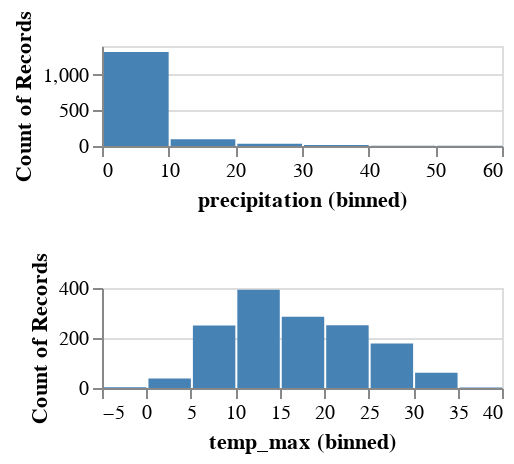

Source (notebook cell):
### Markdown cell above
### Vertical Concatenation
[Vertical Concatenation](https://altair-viz.github.io/user_guide/compound_charts.html#vconcat-chart)  puts the charts vertically atop one another. You can vertically concatenate two charts with the '&' operator.

### Code cell
alx.hist(df,x='precipitation') & alx.hist(df,x='temp_max')

### Figure 1 — Vega-Lite specification as saved in the notebook (floating-point values rounded to 4 significant figures; data arrays with more than 128 entries replaced by an {"elided": "..."} marker saying what was removed)
{"config": {"view": {"continuousWidth": 400, "continuousHeight": 300}}, "vconcat": [{"mark": {"type": "bar", "color": "steelblue"}, "encoding": {"x": {"axis": {}, "bin": {"maxbins": 10}, "field": "precipitation", "scale": {}, "type": "quantitative"}, "y": {"aggregate": "count", "axis": {}, "type": "quantitative"}}, "height": 50, "width": 200}, {"mark": {"type": "bar", "color": "steelblue"}, "encoding": {"x": {"axis": {}, "bin": {"maxbins": 10}, "field": "temp_max", "scale": {}, "type": "quantitative"}, "y": {"aggregate": "count", "axis": {}, "type": "quantitative"}}, "height": 50, "width": 200}], "data": {"name": "data-830c39fec90146253fb06a06c26374ef"}, "$schema": "https://vega.github.io/schema/vega-lite/v5.2.0.json", "datasets": {"data-830c39fec90146253fb06a06c26374ef": {"elided": "1461 records"}}}
